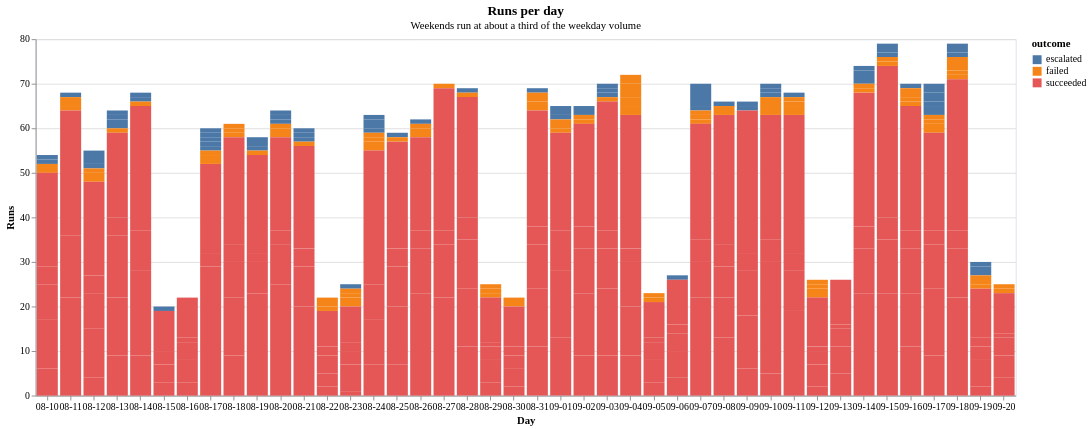

The Vega-Lite source for this figure:
### Vega-Lite specification from a JSON file in a GitHub repository (floating-point values rounded to 4 significant figures; data arrays with more than 128 entries replaced by an {"elided": "..."} marker saying what was removed)
{"config": {"view": {"continuousWidth": 300, "continuousHeight": 300, "stroke": "#d9e2ec"}, "axis": {"labelAngle": 0, "labelFontSize": 11, "titleFontSize": 12, "titleFontWeight": 600, "labelFont": "Hanken Grotesk", "titleFont": "Hanken Grotesk"}, "legend": {"labelFontSize": 11, "titleFontSize": 12, "titleFontWeight": 600, "labelFont": "Hanken Grotesk", "titleFont": "Hanken Grotesk"}, "title": {"fontSize": 15, "fontWeight": 600, "subtitleFontSize": 12, "subtitleFontWeight": 400, "font": "Hanken Grotesk", "subtitleFont": "Hanken Grotesk"}}, "data": {"name": "data-f08a373377c124eb3f131a47dedd0091"}, "mark": {"type": "bar"}, "encoding": {"color": {"field": "outcome", "type": "nominal"}, "opacity": {"condition": {"param": "param_49ca7c54da862deb", "value": 1}, "value": 0.2}, "tooltip": [{"field": "day", "type": "nominal"}, {"field": "runs", "type": "quantitative"}, {"field": "outcome", "type": "nominal"}], "x": {"axis": {"labelAngle": 0}, "field": "day", "title": "Day", "type": "nominal"}, "y": {"field": "runs", "title": "Runs", "type": "quantitative"}}, "height": 400, "params": [{"name": "param_49ca7c54da862deb", "select": {"type": "point", "fields": ["outcome"]}, "bind": "legend"}], "title": {"text": "Runs per day", "subtitle": "Weekends run at about a third of the weekday volume"}, "width": 1100, "$schema": "https://vega.github.io/schema/vega-lite/v6.4.1.json", "datasets": {"data-f08a373377c124eb3f131a47dedd0091": {"elided": "344 records"}}}
